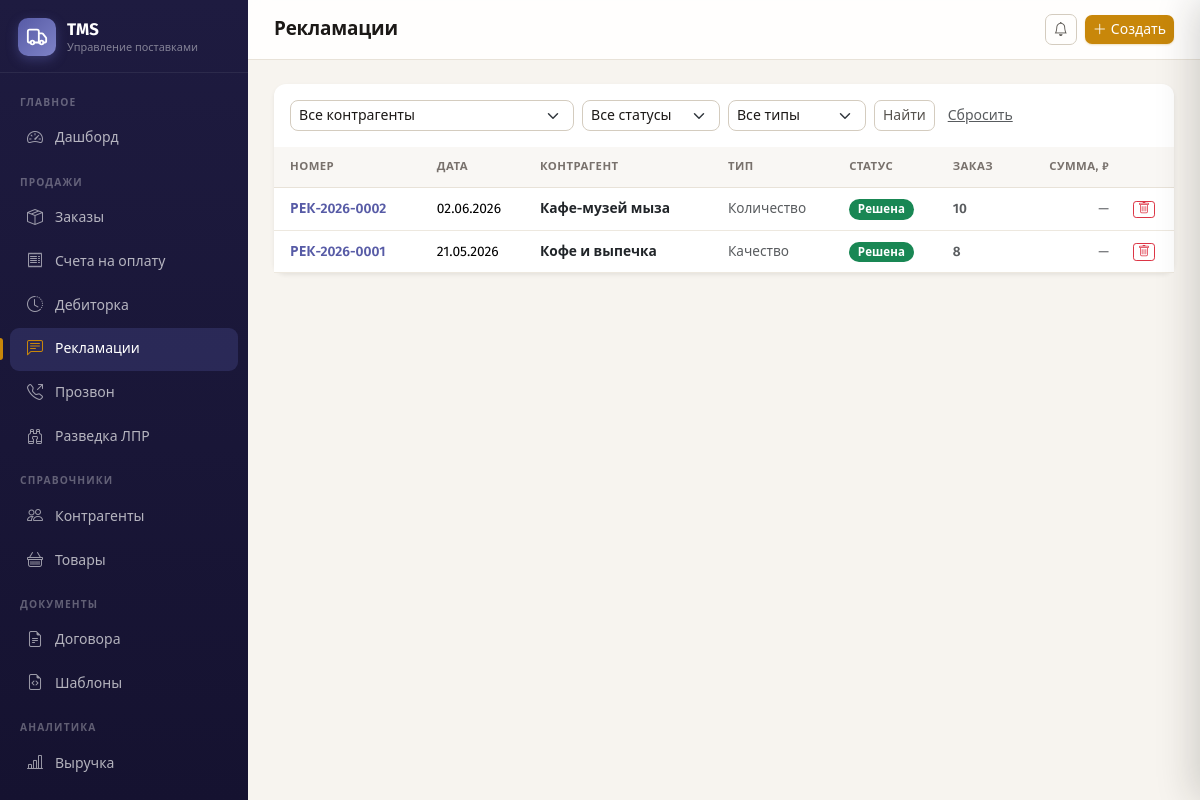
The page /claims/ (signed in) on the database its author committed.
### app/models.py (models this page shows, shortened)
class Claim(Base):
    __tablename__ = "claims"
    id = Column(Integer, primary_key=True)
    number = Column(String(50), unique=True, nullable=False)
    date = Column(Date, nullable=False)
    counterparty_id = Column(Integer, ForeignKey("counterparties.id"), nullable=False)
    order_id = Column(Integer, ForeignKey("orders.id"))
    type = Column(String(30), default="quality")   # quality / delivery / quantity / documents / other
    status = Column(String(20), default="new")     # new / in_progress / resolved / rejected
    description = Column(Text)
    resolution = Column(Text)
    amount = Column(Float)
    created_by_id = Column(Integer, ForeignKey("users.id"))
    created_at = Column(DateTime, server_default=func.now())
    updated_at = Column(DateTime, server_default=func.now(), onupdate=func.now())
    counterparty = relationship("Counterparty", back_populates="claims")
    order = relationship("Order")
    created_by = relationship("User")

class Counterparty(Base):
    __tablename__ = "counterparties"
    id = Column(Integer, primary_key=True, index=True)
    name = Column(String(200), nullable=False)
    trade_name = Column(String(200))
    short_name = Column(String(100))
    inn = Column(String(12))
    kpp = Column(String(9))
    ogrn = Column(String(15))
    legal_address = Column(String(500))
    actual_address = Column(String(500))
    phone = Column(String(50))
    email = Column(String(100))
    contact_person = Column(String(100))
    signatory = Column(String(100))  # Подписант в формате «Фамилия И.О.» (для ИП)
    type = Column(String(20), default="client")  # client / supplier / both
    entity_type = Column(String(10), default="ooo")  # ooo / ip / other
    bank_name = Column(String(200))
    bank_account = Column(String(20))
    bank_bik = Column(String(9))
    bank_corr_account = Column(String(20))
    notes = Column(Text)
    is_active = Column(Boolean, default=True)
    created_at = Column(DateTime, server_default=func.now())
    payment_delay_days = Column(Integer, default=2)           # дней отсрочки
    payment_delay_type = Column(String(10), default="banking") # 'banking' или 'calendar'
    default_discount_pct = Column(Float, default=0.0)
    category = Column(String(1))          # A / B / C / None
    category_manual = Column(Boolean, default=False)  # True = вручную, не пересчитывать
    tg_chat_id = Column(String(100))            # ID чата / группы Telegram
    tg_notify_enabled = Column(Boolean, default=False)  # вкл/выкл отправку заказов
    orders = relationship("Order", back_populates="counterparty", foreign_keys="Order.counterparty_id")
    invoices = relationship("Invoice", back_populates="counterparty")
    contracts = relationship("Contract", back_populates="counterparty")
    claims = relationship("Claim", back_populates="counterparty", order_by="Claim.date.desc()")

class Order(Base):
    __tablename__ = "orders"
    id = Column(Integer, primary_key=True, index=True)
    number = Column(String(50), unique=True, nullable=False)
    date = Column(Date, nullable=False)
    counterparty_id = Column(Integer, ForeignKey("counterparties.id"), nullable=False)
    supplier_id = Column(Integer, ForeignKey("counterparties.id"), nullable=True)
    carrier_id = Column(Integer, ForeignKey("counterparties.id"), nullable=True)
    contract_id = Column(Integer, ForeignKey("contracts.id"), nullable=True)
    status = Column(String(20), default="draft")
    payment_type = Column(String(10), default="prepay")  # prepay / deferred
    delivery_date = Column(Date)
    delivery_address = Column(String(500))
    notes = Column(Text)
    created_by_id = Column(Integer, ForeignKey("users.id"))
    created_at = Column(DateTime, server_default=func.now())
    pickup_city = Column(String(100))        # город отправки
    pickup_address = Column(String(500))     # адрес забора (откуда)
    delivery_contact = Column(String(200))   # телефон + имя получателя, напр. «79119244416 Ольга»
    delivery_time = Column(String(50))       # временной слот, напр. «12-19»
    counterparty = relationship("Counterparty", back_populates="orders", foreign_keys=[counterparty_id])
    supplier = relationship("Counterparty", foreign_keys=[supplier_id])
    carrier = relationship("Counterparty", foreign_keys=[carrier_id])
    contract = relationship("Contract")
    items = relationship("OrderItem", back_populates="order", cascade="all, delete-orphan")
    invoices = relationship("Invoice", back_populates="order")
    created_by = relationship("User")

### app/routers/claims.py (the view)
@router.get("/", response_class=HTMLResponse)
@login_required
async def list_claims(
    request: Request,
    cp_id: int = 0,
    status: str = "",
    ctype: str = "",
    db: Session = Depends(get_db),
):
    q = db.query(Claim).order_by(Claim.date.desc(), Claim.id.desc())
    if cp_id:
        q = q.filter(Claim.counterparty_id == cp_id)
    if status:
        q = q.filter(Claim.status == status)
    if ctype:
        q = q.filter(Claim.type == ctype)
    claims = q.limit(200).all()
    counterparties = db.query(Counterparty).filter(Counterparty.is_active == True).order_by(Counterparty.name).all()
    return templates.TemplateResponse(request, "claims/list.html", {
        "claims": claims,
        "counterparties": counterparties,
        "claim_types": CLAIM_TYPES,
        "claim_statuses": CLAIM_STATUSES,
        "status_colors": STATUS_COLORS,
        "filter_cp_id": cp_id,
        "filter_status": status,
        "filter_type": ctype,
    })

### app/templates/claims/list.html (shortened to what this page needs)
{% extends "base.html" %}
{% block page_title %}Рекламации{% endblock %}
{% block topbar_actions %}
  <a href="/claims/new" class="btn btn-accent btn-sm"><i class="bi bi-plus-lg me-1"></i>Создать</a>
{% endblock %}
{% block content %}
<div class="card border-0 shadow-sm">
  <div class="card-body pb-0">
    <form class="row g-2 mb-3" method="get">
      <div class="col-md-4">
        <select name="cp_id" class="form-select form-select-sm">
          <option value="">Все контрагенты</option>
        </select>
      </div>
      <div class="col-md-2">
        <select name="status" class="form-select form-select-sm">
          <option value="">Все статусы</option>
        </select>
      </div>
      <div class="col-md-2">
        <select name="ctype" class="form-select form-select-sm">
          <option value="">Все типы</option>
        </select>
      </div>
      <div class="col-auto">
        <button class="btn btn-sm btn-outline-secondary">Найти</button>
        <a href="/claims/" class="btn btn-sm btn-link text-muted">Сбросить</a>
      </div>
    </form>
  </div>
  <div class="table-responsive">
    <table class="table tms-table mb-0">
      <thead>
        <tr>
          <th class="ps-3">Номер</th>
          <th>Дата</th>
          <th>Контрагент</th>
          <th>Тип</th>
          <th>Статус</th>
          <th>Заказ</th>
          <th class="text-end pe-3">Сумма, ₽</th>
          <th></th>
        </tr>
      </thead>
      <tbody>
        {% for cl in claims %}
        <tr>
          <td class="ps-3 fw-semibold">
            <a href="/claims/{{ cl.id }}" class="text-decoration-none">{{ cl.number }}</a>
          </td>
          <td>{{ cl.date | date_fmt }}</td>
          <td>
            <a href="/counterparties/{{ cl.counterparty_id }}" class="text-decoration-none text-dark">
              {{ cl.counterparty.trade_name or cl.counterparty.name if cl.counterparty else '—' }}
            </a>
          </td>
          <td class="text-muted" style="font-size:.85rem">{{ claim_types.get(cl.type, cl.type) }}</td>
          <td>
            <span class="badge bg-{{ status_colors.get(cl.status, 'secondary') }}">
              {{ claim_statuses.get(cl.status, cl.status) }}
            </span>
          </td>
          <td class="text-muted" style="font-size:.85rem">
            {% if cl.order %}<a href="/orders/{{ cl.order_id }}" class="text-muted">{{ cl.order.number }}</a>{% else %}—{% endif %}
          </td>
          <td class="text-end pe-3 text-muted" style="font-size:.85rem">
            {{ cl.amount | money if cl.amount else '—' }}
          </td>
          <td class="pe-2">
            <form method="post" action="/claims/{{ cl.id }}/delete" class="d-inline"
                  data-confirm="Удалить рекламацию {{ cl.number }}?">
              <button class="btn btn-xs btn-outline-danger py-0 px-1" style="font-size:.75rem">
                <i class="bi bi-trash"></i>
              </button>
            </form>
          </td>
        </tr>
        {% else %}
        <tr><td colspan="8" class="text-center py-4 text-muted">Рекламаций не найдено</td></tr>
        {% endfor %}
      </tbody>
    </table>
  </div>
</div>
{% endblock %}

### app/static/css/app.css (style rules this page uses)
:root { --brand: #575BA6; --brand-600: #4A4E94; --brand-700: #3D4180; --brand-50: #EEEEFF; --brand-100: #DDDDF5; --brand-rgb: 87, 91, 166; --cta: #C8870A; --cta-600: #A86E08; --cta-50: #FEF3DC; --sidebar-bg: #1E1B40; --sidebar-bg-2: #151230; --sidebar-width: 248px; --bg: #F7F4EF; --surface: #FFFFFF; --border: #E8E2D8; --border-strong: #D4CCBF; --text: #1C1917; --text-muted: #78716C; --text-soft: #57534E; --r-sm: 8px; --r: 12px; --r-lg: 16px; --shadow-sm: 0 1px 2px rgba(28,25,23,.06), 0 1px 3px rgba(28,25,23,.04); --shadow: 0 4px 12px rgba(28,25,23,.09); --shadow-lg: 0 12px 32px rgba(28,25,23,.14); --bs-primary: #575BA6; --bs-primary-rgb: 87, 91, 166; --bs-link-color: #575BA6; --bs-link-color-rgb: 87, 91, 166; --bs-link-hover-color: #4A4E94; --bs-border-color: #E8E2D8; --bs-body-color: #57534E; --bs-body-font-family: 'Fira Sans', system-ui, 'Segoe UI', sans-serif; }
* { -webkit-font-smoothing: antialiased; -moz-osx-font-smoothing: grayscale; }
body { font-family: 'Fira Sans', system-ui, 'Segoe UI', sans-serif; background: var(--bg); color: var(--text-soft); font-size: .9rem; line-height: 1.55; }
a { text-decoration: none; }
.card { border: 1px solid var(--border); border-radius: var(--r); box-shadow: var(--shadow-sm); background: var(--surface); }
.tms-table { font-size: .86rem; color: var(--text-soft); }
.tms-table thead th { background: #F9F7F4; font-weight: 600; color: var(--text-muted); text-transform: uppercase; letter-spacing: .04em; font-size: .71rem; border-bottom: 1px solid var(--border); border-top: none; white-space: nowrap; padding-top: 11px; padding-bottom: 11px; }
.tms-table tbody td { border-bottom: 1px solid #EDE8DF; vertical-align: middle; padding-top: 10px; padding-bottom: 10px; }
.tms-table tbody tr { transition: background .12s ease; }
.tms-table a { color: var(--brand); font-weight: 600; }
.badge { font-weight: 600; font-size: .72rem; padding: .38em .75em; border-radius: 999px; letter-spacing: .01em; }
.btn { font-weight: 500; border-radius: var(--r-sm); transition: background .18s ease, box-shadow .18s ease, color .18s ease; cursor: pointer; }
.btn-sm { border-radius: 7px; }
.btn-accent, .btn-accent:focus { background: var(--cta); color: #fff; border: none; box-shadow: 0 1px 2px rgba(200,135,10,.25); }
.btn-xs { padding: .1rem .35rem; font-size: .72rem; line-height: 1.3; border-radius: .2rem; }
.btn-outline-secondary { color: var(--text-soft); border-color: var(--border-strong); }
.form-control, .form-select { border-color: var(--border-strong); border-radius: var(--r-sm); font-size: .88rem; color: var(--text); background-color: var(--surface); }

### rows shown on the page
Claim: number "РЕК-2026-0002", date "02.06.2026", counterparty "Кафе-музей мыза", get "Количество", get "Решена", order.number "10", amount "—"
Claim: number "РЕК-2026-0001", date "21.05.2026", counterparty "Кофе и выпечка", get "Качество", get "Решена", order.number "8", amount "—"
